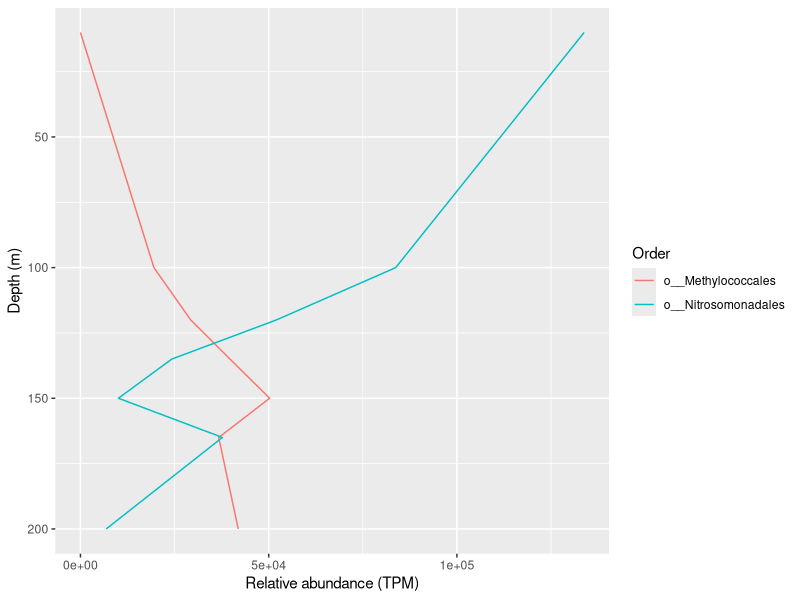
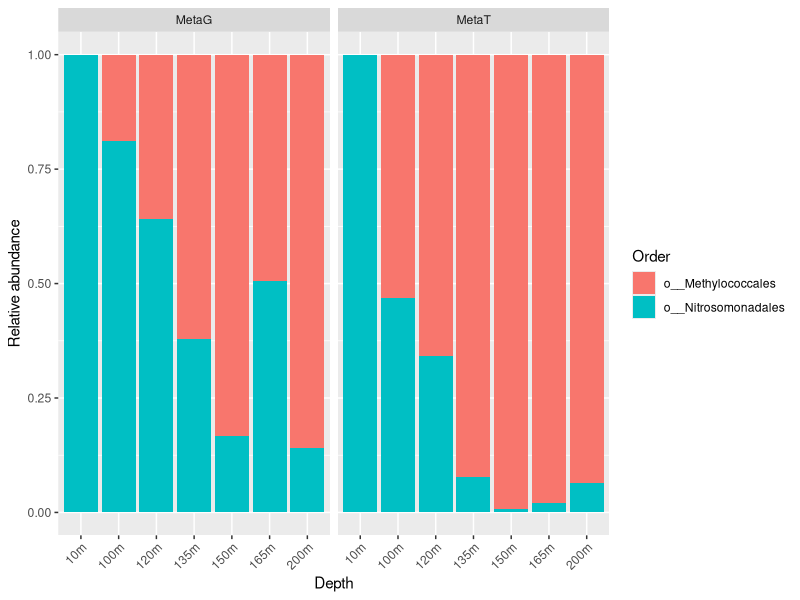
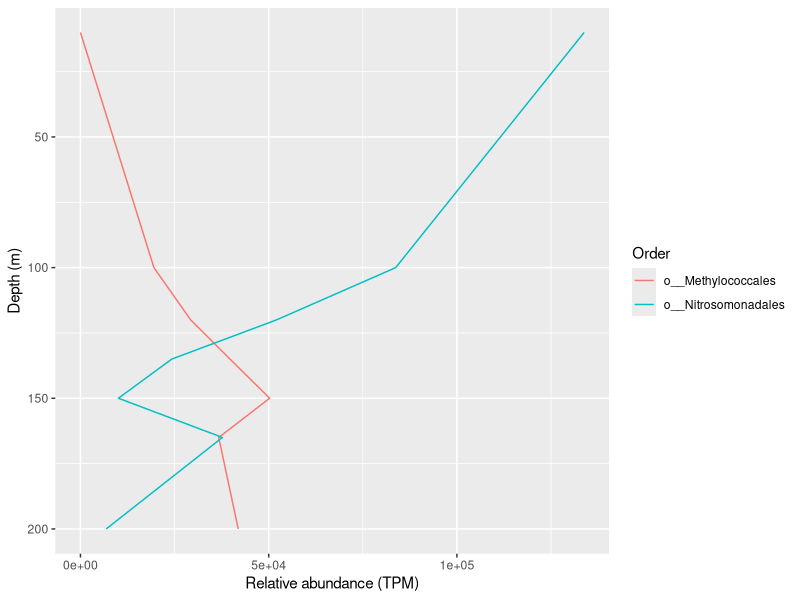
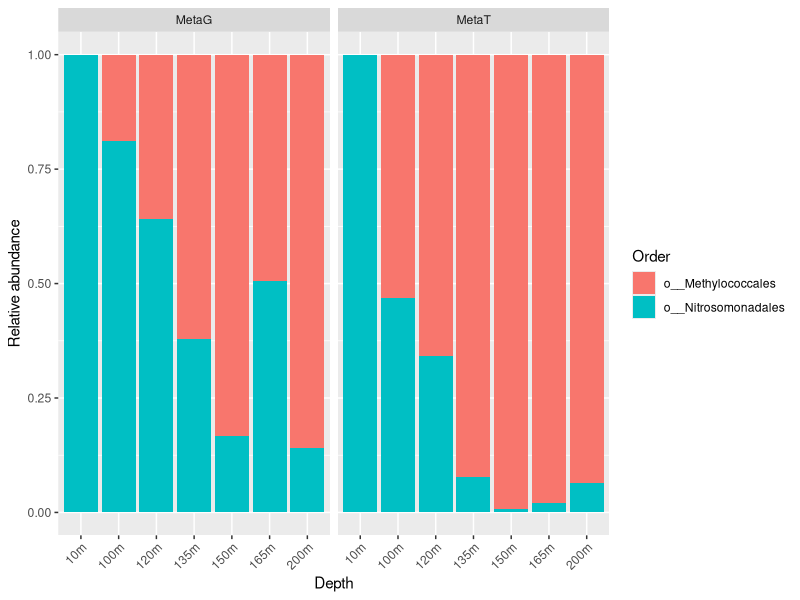

The R script that drew these images, in order: (Note: this script raises an error after producing the figures.)
## ---- chunk 1
knitr::opts_chunk$set(eval = FALSE)
## ---- chunk 2
library(ggplot2)
library(dplyr)
library(tidyr)
## ---- chunk 3
ts_dat <- read.table(file="layered_classifications.tsv",
                     header=TRUE,
                     sep="\t")
## ---- chunk 4
ts_df <- ts_dat %>%
  filter(Marker == "XmoA")
## ---- chunk 5
ts_df <- ts_df %>%
  filter(Marker %in% c("XmoA", "PmoA", "AmoA"))
## ---- chunk 6
taxa_ranks <- c("Root", "Domain", "Phylum", "Class",
                "Order", "Family", "Genus", "Species")
ts_df <- ts_df %>%
  separate(col = Taxonomy,
           into = taxa_ranks,
           sep = "; ", fill = "right", remove = T)
## ---- chunk 7
ts_df <- ts_df %>% 
  mutate(Sample = gsub("_pe", "_MetaG", Sample)) %>% 
  separate(col = Sample,
           into = c("Cruise", "Depth", "SeqType"),
           extra = "drop")
## ---- chunk 8
ts_df <- ts_df %>%
  mutate(Depth.m = as.numeric(gsub('m', '', Depth))) %>% 
  mutate(Cruise = as.numeric(gsub('SI0', '', Cruise)))
## ---- chunk 9
geochem_df <- read.table("Saanich_TimeSeries_Chemical_DATA.csv",
                          header=TRUE, sep=',') %>% 
  filter(Cruise == 72) %>% 
  select(Cruise, Depth,
         CTD_O2, NO3,
         Mean_NH4, Mean_NO2, Mean_H2S, Mean_CH4) %>% 
  mutate(Mean_CH4 = Mean_CH4*1E-3) %>% 
  mutate(across(.fns=as.numeric))
## ---- chunk 10
ts_geo_df <- left_join(ts_df,
                       geochem_df,
                       by=c("Cruise",
                            "Depth.m" = "Depth"))
## ---- chunk 11
ts_geo_df %>%
  filter(SeqType == "MetaG") %>% 
  group_by(Depth.m, Order) %>%
  summarise(Sum = sum(Abundance)) %>%
  ungroup() %>%
  ggplot(aes(x=Depth.m, y=Sum, colour=Order)) +
  geom_line() +
  coord_flip() +
  scale_x_reverse() +
  labs(x="Depth (m)",
       y="Relative abundance (TPM)")

ggsave("taxonomic_order_lineplot.png")
## ---- chunk 12
ts_geo_df %>% 
  group_by(Depth, Depth.m, SeqType) %>% 
  mutate(Proportion = Abundance/sum(Abundance)) %>% 
  group_by(Depth, Depth.m, Order, SeqType) %>% 
  summarise(sum = sum(Proportion)) %>% 
  ungroup() %>% 
  mutate(Depth = reorder(Depth, Depth.m)) %>% 
  ggplot(aes(x=Depth, y=sum, fill=Order)) +
  geom_bar(stat = "identity") +
  facet_wrap(~SeqType) +
  labs(x="Depth",
       y="Relative abundance") +
  theme(axis.text.x = element_text(angle = 45, hjust = 1))

ggsave("taxonomic_order_barplot.png")
## ---- chunk 13
ts_geo_df %>% 
  group_by(Depth, Depth.m, SeqType, Order, Function) %>% 
  summarise(Sum = sum(Abundance)) %>% 
  ungroup() %>%
  mutate(Depth = reorder(Depth, desc(Depth.m))) %>% 
  ggplot(aes(x=Depth, y=Order, colour=Function)) +
  geom_point(aes(size=Sum)) +
  facet_wrap(~SeqType) +
  coord_flip() +
  theme(axis.text.x = element_text(angle = 45, hjust = 1))

ggsave("functional_bubbleplot.png")
## ---- chunk 14
ts_geo_df %>% 
  pivot_longer(cols=c(starts_with("Mean"), NO3, CTD_O2),
               values_to = "Value.uM",
               names_to = "Molecule") %>%
  ggplot(aes(x=Depth.m, y=Value.uM)) +
  geom_point() +
  geom_line() +
  facet_wrap(~Molecule, scales = "free_x") +
  coord_flip() +
  scale_x_reverse()

ggsave("geochemical_lineplot.png")
## ---- chunk 15
ts_geo_df %>%
  filter(SeqType=="MetaT") %>%
  filter(!is.na(Order)) %>% 
  mutate(Depth = reorder(Depth, Depth.m)) %>% 
  ggplot(aes(x=Depth, y=Abundance, colour=Mean_CH4)) +
  geom_boxplot() +
  geom_point() +
  facet_wrap(~Order) +
  theme(axis.text.x = element_text(angle = 45, hjust = 1))

ggsave("taxonomic_order_boxplot.png")
## ---- chunk 16
# Reset code chunk settings to `default_chunk_options` (defined in `index.Rmd`)
knitr::opts_chunk$set(default_chunk_options)
